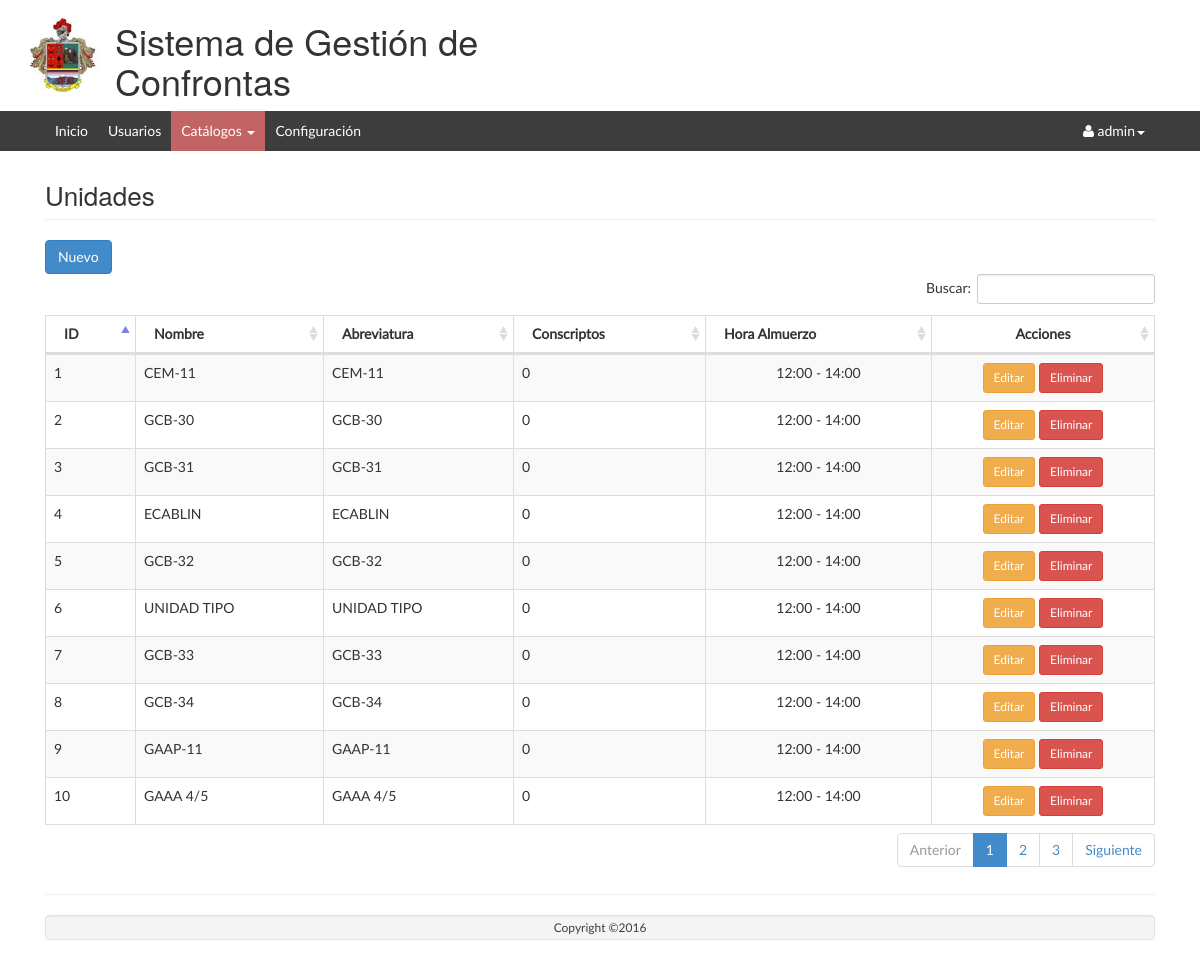
/Unidad/listar/ (signed in), run on the app's committed database.
### tables this page shows
CREATE TABLE `unidad` (
  `id` int(11) NOT NULL AUTO_INCREMENT,
  `nombre` varchar(128) NOT NULL,
  `descripcion` varchar(256) NOT NULL,
  `abreviatura` varchar(64) NOT NULL,
  `num_conscriptos` int(11) DEFAULT '0',
  `activo` tinyint(4) NOT NULL DEFAULT '1',
  `hora_inicio` time NOT NULL,
  `hora_fin` time NOT NULL,
  PRIMARY KEY (`id`)
);

### app/controllers/UnidadController.php (called while the page is built, shortened)
<?php
require_once (PATH_MODELS . "/UnidadModel.php");
class UnidadController {
	public function listar() {
		$model = new UnidadModel();
		$datos = $model->getlistadoUnidad();
		require_once PATH_VIEWS."/Unidad/view.list.php";
	}
}

### index.php (called while the page is built, shortened)
<?php
if(isset($_GET['action'])){
	$redirect = ($_GET['action']!='')?$_GET['action']:"listar";
}
$controller = new $controllerName();
$controller->$redirect();
?>

### public/views/Unidad/index.php (called while the page is built, shortened)
<?php
require_once("../../../index.php");
?>

### app/models/UnidadModel.php (called while the page is built, shortened)
<?php
require_once(PATH_MODELS."/BaseModel.php");
class UnidadModel {
	public function getlistadoUnidad(){
		$model = new BaseModel();
		$sql = "select * from unidad where activo = 1";
		return $model->execSql($sql, array(),true);
	}
}

### app/models/BaseModel.php (called while the page is built, shortened)
<?php
class BaseModel
{
	private $pdo;
	private function openConexion(){
		try{
			$this->pdo = new PDO('mysql:host='.HOSTNAME_DATABASE.';dbname='.DATABASE.';charset=utf8', USERNAME, PASSWORD);
			$this->pdo->setAttribute(PDO::ATTR_ERRMODE, PDO::ERRMODE_EXCEPTION);
		}
		catch(Exception $e){
			die($e->getMessage());
		}
	}
	private function closeConexion(){
		$this->pdo =  null;
	}
	public function execSql($sql,$parameters, $list = false, $obtainId = false){
		try	{
			$stm = $this->pdo->prepare($sql);
			$stm->execute($parameters);
			if($obtainId){
				$result = $this->pdo->lastInsertId();
			} else {
				if($list){
					$result = $stm->fetchAll(PDO::FETCH_OBJ);
				} else {
					$result = $stm->fetch(PDO::FETCH_OBJ);
				}
			}
		}catch(Exception $e){
			die($e->getMessage());
		}
		return $result;
	}
}

### public/views/Unidad/view.list.php (the view, shortened to what this page needs)
<?php include_once PATH_TEMPLATE.'/header.php';?>
<div class="row">
	<div class="col-lg-12">
    	<h1 class="page-header">Unidades</h1>
   	</div>
</div>
<div class="row">
	<div class="col-lg-12">
		<button class="btn btn-primary" id="modalOpen">
			<i class="glyphicon glyphicon-plus"></i> Nuevo
		</button>
	</div>
	<table class="table table-striped table-bordered table-hover" id="dataTables-example">
    <thead>
	    <tr>
	    	<th>ID</th>
		    <th>Nombre</th>
		    <th>Abreviatura</th>
		    <th>Conscriptos</th>
		    <th>Hora Almuerzo</th>
		    <th style="text-align: center; width: 20%">Acciones</th>
	    </tr>
    </thead>
    <tbody>
    	<?php foreach ($datos as $item) {
    		echo "<tr><td>".$item->id."</td>";
    		echo "<td>".$item->nombre."</td>";
    		echo "<td>".$item->abreviatura."</td>";
    		echo "<td>".$item->num_conscriptos."</td>";
    		echo "<td style='text-align: center;'>".date('H:i',strtotime($item->hora_inicio))." - ".date('H:i',strtotime($item->hora_fin))."</td>";
    		echo "<td align='center'><a href='javascript: loadModal(".$item->id.")' class='btn btn-warning btn-sm' title='Editar' >Editar</a>
					  <a href='javascript:if(confirm(\"Está seguro que desea eliminar el elemento seleccionado?\")){redirect(".$item->id.");}' class='btn btn-danger btn-sm' title='Eliminar'>Eliminar</a></td>";
    	}?>
    </tbody>
    </table>
</div>
<?php include_once PATH_TEMPLATE.'/footer.php';?>
<link href="<?php echo PATH_CSS; ?>/dataTables.bootstrap.css" rel="stylesheet">
<link href="<?php echo PATH_CSS; ?>/bootstrapValidator.min.css" rel="stylesheet">
</body>
</html>

### public/template/header.php (shortened to what this page needs)
<!DOCTYPE html>
<html>
<head>
    <link href="<?php echo PATH_CSS; ?>/bootstrap.min.css" rel="stylesheet" type="text/css" />
    <link href="<?php echo PATH_CSS; ?>/jquery-ui.min.css" rel="stylesheet" type="text/css" />
    <link href="<?php echo PATH_CSS; ?>/google-fonts.css" rel="stylesheet" type="text/css" />
    <link href="<?php echo PATH_CSS; ?>/font-awesome.min.css" rel="stylesheet" type="text/css" />
    <link href="<?php echo PATH_CSS; ?>/style.css" rel="stylesheet" type="text/css" />
      </head>
      <body class="skin-black">
         <div class="navbar navbar-inverse set-radius-zero">
        <div class="container">
            <div class="navbar-header">
                <a class="navbar-brand" href="index.html">
                    <img src="<?php echo PATH_IMAGES.'/ejercito.jpg'?>" width="70px"/>
                </a>
                <h1>Sistema de Gestión de Confrontas</h1>
            </div>
        </div>
    </div>
    <section class="menu-section">
        <div class="container">
            <div class="row">
               <?php $url = $_SERVER["REQUEST_URI"];?>
                    <div class="navbar-collapse collapse ">
                        <ul id="menu-top" class="nav navbar-nav">
                            <li class="<?php echo (strpos($url, '/Seguridad/inicio/'))?'menu-top-active':'';?>"><a href="../../Seguridad/inicio/">Inicio</a></li>
                            <?php if($_SESSION['SESSION_USER']->tipo==1):?>
                            	<li class="<?php echo (strpos($url, '/Usuario/listar/'))?'menu-top-active':'';?>"><a href="../../Usuario/listar/">Usuarios</a></li>
	                            <li class="dropdown <?php echo ((strpos($url, '/Unidad/'))||(strpos($url, '/Tipo/'))||(strpos($url, '/TipoNovedad/'))||(strpos($url, '/Grado/')))?'menu-top-active':'';?>">
	                            	<a data-submenu="" data-toggle="dropdown" tabindex="0" aria-expanded="false">Catálogos
	                            		<span class="caret"></span>
	                            	</a>
	                            </li>
	                            <li class="<?php echo (strpos($url, '/Parametro/listar/'))?'menu-top-active':'';?>"><a href="../../Parametro/editar/">Configuración</a></li>
                            <?php endif;?>
                        </ul>
                        <div class="navbar-right">
                    <ul class="nav navbar-nav" id="menu-top">
                        <li class="dropdown">
                            <a href="#" class="dropdown-toggle" data-toggle="dropdown">
                                <i class="fa fa-user"></i>
                                <span><?php echo $_SESSION['SESSION_USER']->usuario; ?><i class="caret"></i></span>
                            </a>
                                </li>
                            </ul>
                        </div>
                    </div>
            </div>
        </div>
    </section>
                <section class="content">
    <div class="content-wrapper">
        <div class="container">
            <div class="row">

### public/template/footer.php (shortened to what this page needs)
  <div class="row">
                <div class="col-xs-12">
                    <hr />
                    <footer class="text-center well">
                        <p>Copyright ©2016</p>
                    </footer>
                </div>
            </div>
</div>
</div>
</div>
 </section>

### public/web/css/style.css (style rules this page uses)
body { overflow-x: hidden!important; font-family: 'Lato', sans-serif; -webkit-font-smoothing: antialiased; min-height: 100%; background: #ffffff; }
.set-radius-zero { border-radius: 0px; -moz-border-radius: 0px; -webkit-border-radius: 0px; }
.menu-section { background-color: #3D3D3D; }
#menu-top a { color: #FFF; text-decoration: none; font-weight: 500; padding: 10px 10px 10px 10px; }
.menu-top-active { background-color: #C36464; }
.navbar-inverse { background-color: #C36464; border-color: transparent; }
.navbar { margin-bottom: 0px; }
footer { padding: 10px; color: #fff; font-size: 12px; background-color: #C36464; }
.navbar-inverse { border-color: transparent; margin-bottom: 0px; background-color: transparent; }
.well { margin-bottom: 0px; padding: 3px; color: #3d3d3d; }
p { margin: 0px; }
.content { padding: 20px 15px; background: #fff; overflow: auto; }
.row { margin-left: 0; margin-right: 0; }
.page-header { font-size: 26px; margin: 10px 0 20px; }

### data on the page
unidad: id "1", nombre "CEM-11", abreviatura "CEM-11", num_conscriptos "0", hora_inicio "12:00", hora_fin "14:00"
unidad: id "2", nombre "GCB-30", abreviatura "GCB-30", num_conscriptos "0", hora_inicio "12:00", hora_fin "14:00"
unidad: id "3", nombre "GCB-31", abreviatura "GCB-31", num_conscriptos "0", hora_inicio "12:00", hora_fin "14:00"
unidad: id "4", nombre "ECABLIN", abreviatura "ECABLIN", num_conscriptos "0", hora_inicio "12:00", hora_fin "14:00"
unidad: id "5", nombre "GCB-32", abreviatura "GCB-32", num_conscriptos "0", hora_inicio "12:00", hora_fin "14:00"
unidad: id "6", nombre "UNIDAD TIPO", abreviatura "UNIDAD TIPO", num_conscriptos "0", hora_inicio "12:00", hora_fin "14:00"
unidad: id "7", nombre "GCB-33", abreviatura "GCB-33", num_conscriptos "0", hora_inicio "12:00", hora_fin "14:00"
unidad: id "8", nombre "GCB-34", abreviatura "GCB-34", num_conscriptos "0", hora_inicio "12:00", hora_fin "14:00"
unidad: id "9", nombre "GAAP-11", abreviatura "GAAP-11", num_conscriptos "0", hora_inicio "12:00", hora_fin "14:00"
unidad: id "10", nombre "GAAA 4/5", abreviatura "GAAA 4/5", num_conscriptos "0", hora_inicio "12:00", hora_fin "14:00"

### other printed values
$_SESSION['SESSION_USER']->usuario "admin"
